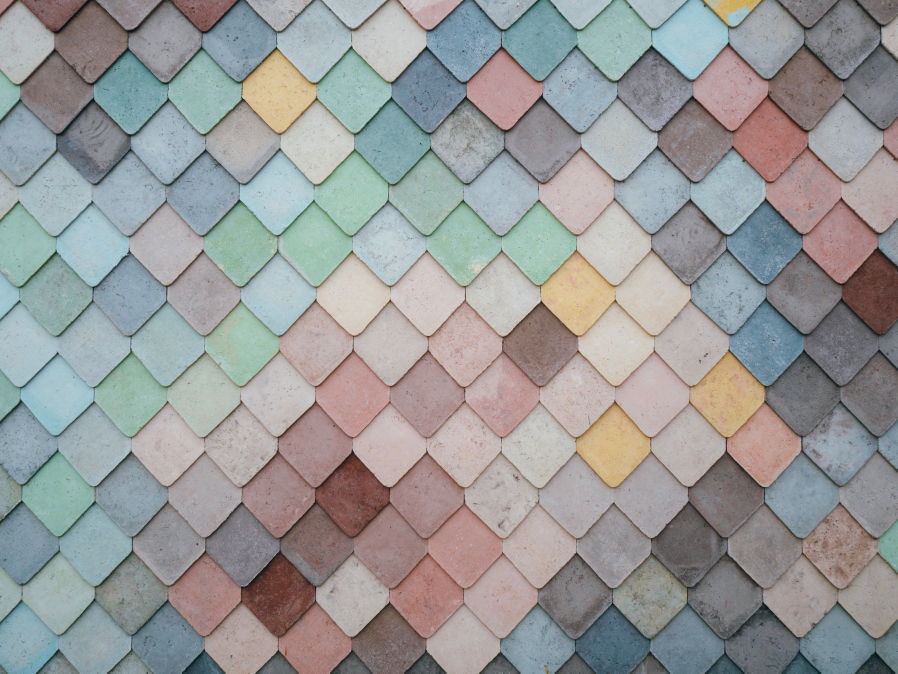
#> input picture OCR/synth_img/bg_images/andrew-ridley-76547-unsplash.jpg, 4488 x 3366 px (shown at 1/5 size)
$ python -i fisher.py   (imports and definitions only)   (Python 2 division)   (older library calls are emulated)
#> lines starting #> are read from the running program, lines starting #| are printed output that depends on the picture
#Author: Jacob Gildenblat, 2014
#License: you may use this for whatever you like
import sys, glob, argparse
import numpy as np
import math, cv2
from scipy.stats import multivariate_normal
import time
from sklearn import svm

# [9 lines left out: function dictionary, not called in this run]

def image_descriptors(file):
#        print(file)
	img = cv2.imread(file.split('\n')[0], cv2.IMREAD_GRAYSCALE)
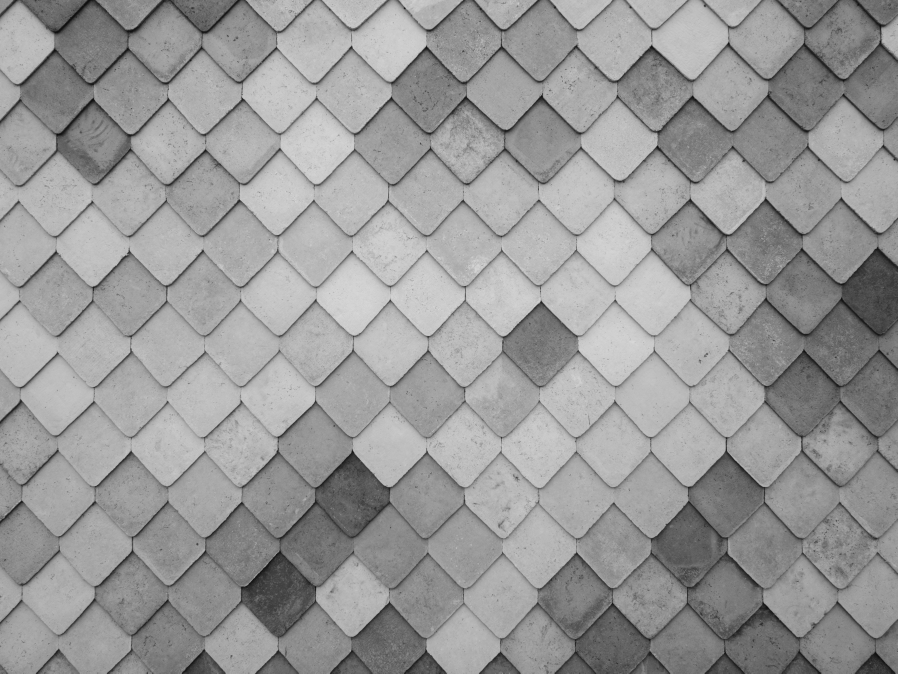
#> img: shape (3366, 4488) (shown at 1/5 size); min 8, max 224, mean 152.6
#        if img == None:
#            assert(False)
	img = cv2.resize(img, (256, 256))
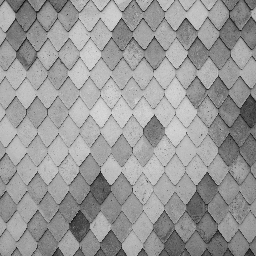
#> img: shape (256, 256); min 13, max 216, mean 152.5
	#_ , descriptors = cv2.SIFT().detectAndCompute(img, None)
        sift = cv2.xfeatures2d.SIFT_create()
        _, descriptors = sift.detectAndCompute(img, None)
#        print(descriptors.shape)
	return descriptors

# [4 lines left out: function folder_descriptors, not called in this run]

def likelihood_moment(x, ytk, moment):
	x_moment = np.power(np.float32(x), moment) if moment > 0 else np.float32([1])
	return x_moment * ytk

# [18 lines left out: function likelihood_statistics, not called in this run]

def fisher_vector_weights(s0, s1, s2, means, covs, w, T):
	return np.float32([((s0[k] - T * w[k]) / np.sqrt(w[k]) ) for k in range(0, len(w))])

def fisher_vector_means(s0, s1, s2, means, sigma, w, T):
	return np.float32([(s1[k] - means[k] * s0[k]) / (np.sqrt(w[k] * sigma[k])) for k in range(0, len(w))])

def fisher_vector_sigma(s0, s1, s2, means, sigma, w, T):
	return np.float32([(s2[k] - 2 * means[k]*s1[k]  + (means[k]*means[k] - sigma[k]) * s0[k]) / (np.sqrt(2*w[k])*sigma[k])  for k in range(0, len(w))])

def normalize(fisher_vector):
	v = np.sqrt(abs(fisher_vector)) * np.sign(fisher_vector)
	return v / np.sqrt(np.dot(v, v))

# [46 lines left out: functions fisher_vector, generate_gmm_v1, generate_gmm, not called in this run]

def get_fisher_vectors_from_folderi_v1(lines, gmm):
	return np.float32([fisher_vector(image_descriptors(file), *gmm) for file in lines])

def get_fisher_vectors_from_folder(folder, gmm):
	files = glob.glob(folder + "/*.jpg")
	return np.float32([fisher_vector(image_descriptors(file), *gmm) for file in files])

# [27 lines left out: functions fisher_features_v1, fisher_features, train, success_rate, not called in this run]

def load_gmm(folder = ""):
	files = ["means.gmm.npy", "covs.gmm.npy", "weights.gmm.npy"]
	return map(lambda file: load(file), map(lambda s : folder + "/" , files))

# [8 lines left out: function get_args, not called in this run]


# [12 lines not run here, left out]

>>> result = image_descriptors('../../OCR/synth_img/bg_images/andrew-ridley-76547-unsplash.jpg')
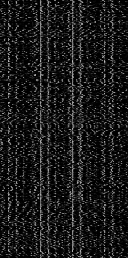
#> result: shape (258, 128) float32; min 0, max 188, mean 26.1
